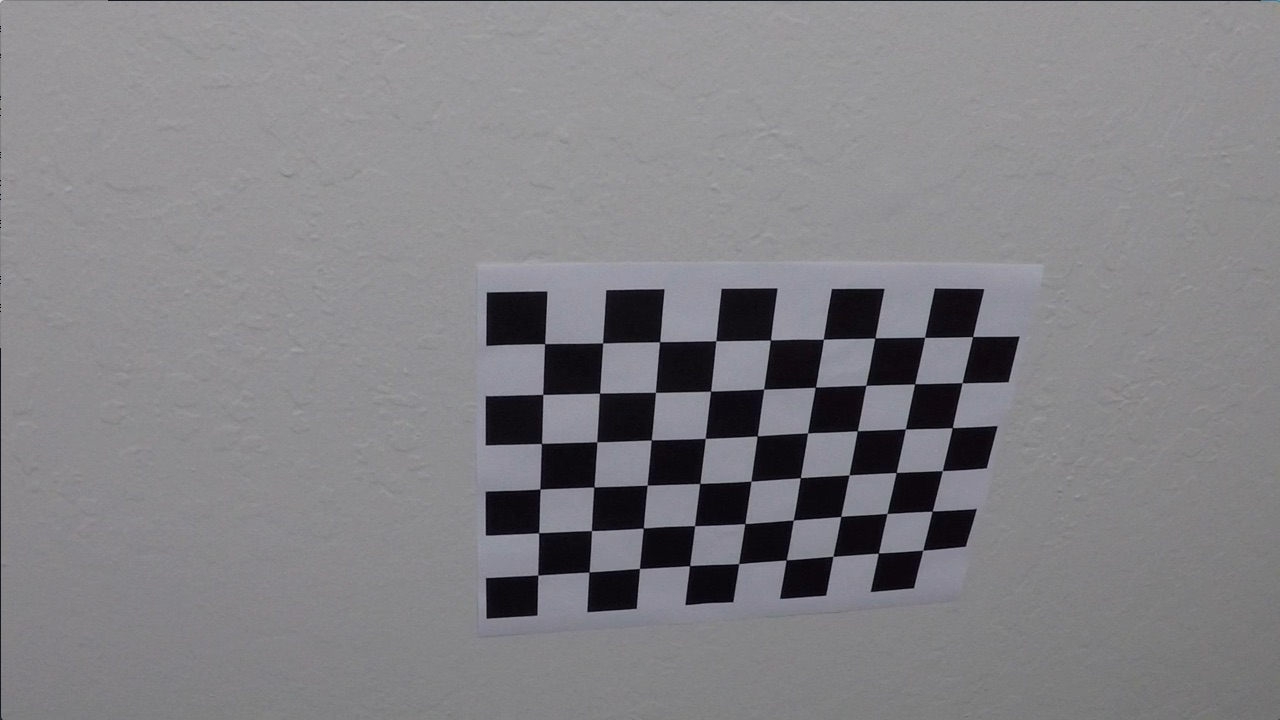
#> input picture camera_cal/calibration10.jpg, 1280 x 720 px; its folder holds only this picture in this run
$ jupyter execute --allow-errors AdvancedLaneFinder.ipynb   (shell and % lines are left out)   (older library calls are emulated)
#> lines starting #> are read from the running program, lines starting #| are printed output that depends on the picture; after the words box and inside, x2 and y2 are one past the last pixel; in counts of white or black regions, pixels touching at a corner belong together
[cell 1]
import cv2
import glob
import matplotlib.pyplot as plt
from matplotlib.patches import Polygon
import numpy as np

from moviepy.editor import VideoFileClip
from IPython.display import HTML

# There is code and comments used below taken from the lessons and exercises

# plotting function to display images taken from lesson

def plt_images(img_1, title_1, img_2, title_2, cmap='gray'):
    f, (ax1, ax2) = plt.subplots(1, 2, figsize=(20, 10))
    ax1.set_title(title_1, fontsize=16)
    ax1.imshow(img_1)
    ax2.set_title(title_2, fontsize=16)
    ax2.imshow(img_2, cmap='gray')

[cell 2]
def calibrate_camera(images, nx=9, ny=6):
    # Prepare object points, like (0,0,0), (1,0,0), (2,0,0) ....,(6,5,0)
#> called with nx = 9, ny = 6
    objp = np.zeros((nx * ny, 3), np.float32)
    objp[:,:2] = np.mgrid[0:nx, 0:ny].T.reshape(-1, 2)

    # Arrays to store object points and image points from all the images.
    objpoints = [] # 3d points in real world space
    imgpoints = [] # 2d points in image plane.

    # Step through the list and search for chessboard corners
    img = None
    for file in images:
        img = cv2.imread(file)
#> img is the input picture: shape (720, 1280, 3); mean B, G, R 133.1, 129.4, 130.2
        gray = cv2.cvtColor(img, cv2.COLOR_RGB2GRAY)

        # Find the chessboard corners
        ret, corners = cv2.findChessboardCorners(gray, (nx, ny), None)
#> ret = True; corners = 54 rows, first 8: [544.7, 343.6], [602.6, 342.9], [659.6, 341.7], [716, 340.7], [770.5, 340], [823.4, 339.2], [874.8, 338.1], [924.6, 337.3]

        # If found, add object points, image points
        if ret == True:
            objpoints.append(objp)
            imgpoints.append(corners)

    # Camera calibration, given object points, image points, and the shape of the grayscale image
    ret, mtx, dist, rvecs, tvecs = cv2.calibrateCamera(objpoints, imgpoints, gray.shape[::-1], None, None)
#> ret = 0.402; mtx = [[1215.1, 0, 674.3], [0, 1227, 357.1], [0, 0, 1]]; dist = [[-0.887, 13.5, -0.00382, -0.00756, -85.37]]; rvecs = ([0.506, -0.211, 0.0337],); tvecs = ([-2.2, -0.223, 20.53],)

    return ret, mtx, dist, rvecs, tvecs

# Make a list of calibration images
images = glob.glob('./camera_cal/calibration*.jpg')
ret, mtx, dist, rvecs, tvecs = calibrate_camera(images)
#> ret = 0.402; mtx = [[1215.1, 0, 674.3], [0, 1227, 357.1], [0, 0, 1]]; dist = [[-0.887, 13.5, -0.00382, -0.00756, -85.37]]; rvecs = ([0.506, -0.211, 0.0337],); tvecs = ([-2.2, -0.223, 20.53],)

[cell 3]
# Undistort a test image
img = cv2.imread('./camera_cal/calibration1.jpg')
#> (the rest of this cell did not finish here and is left out)

[cell 4]
# Load a test image, convert to RGB and undistort it
img = cv2.imread('./test_images/test4.jpg')
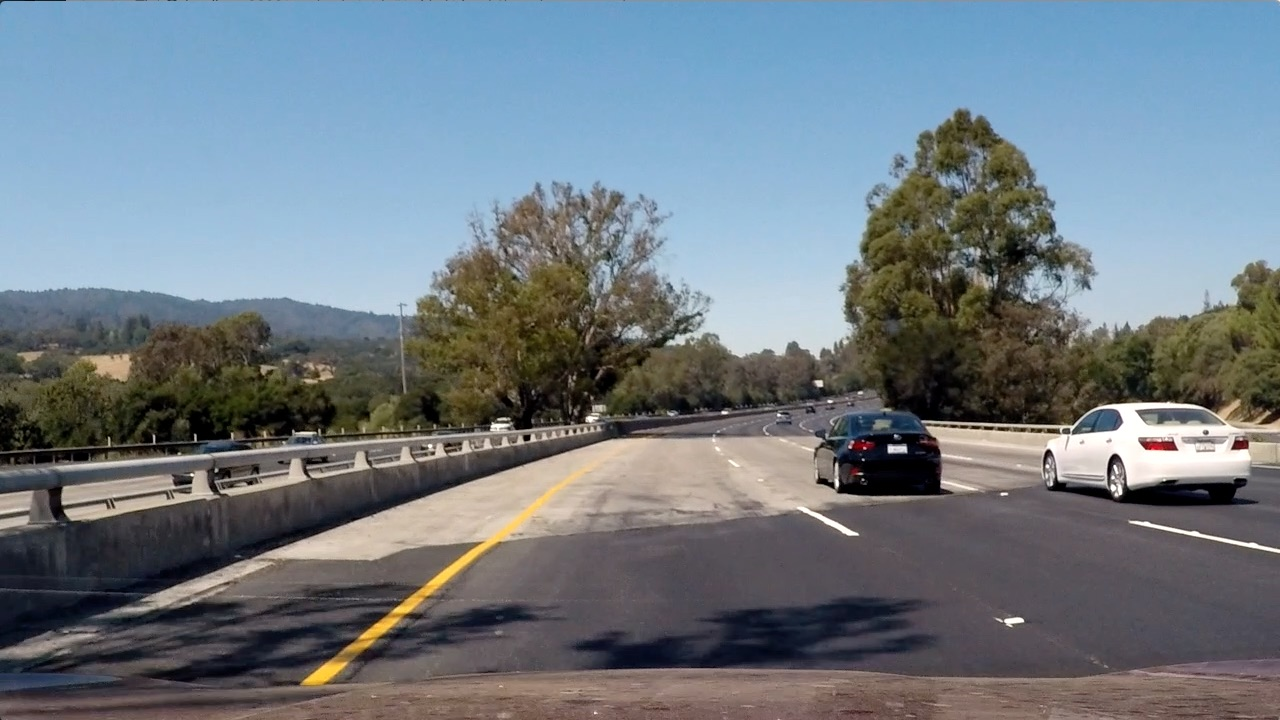
#> input picture test_images/test4.jpg, 1280 x 720 px
#> img is the input picture: shape (720, 1280, 3); mean B, G, R 130.9, 122.7, 112.2
img = cv2.cvtColor(img, cv2.COLOR_BGR2RGB)
img = cv2.undistort(img, mtx, dist, None, mtx)

[cell 5]
# Define a function that applies Sobel x or y,
# then takes an absolute value and applies a threshold.
def abs_sobel_thresh(img, orient='x', sobel_kernel=3, thresh=(0, 255)):
    # Convert to grayscale
    gray = cv2.cvtColor(img, cv2.COLOR_RGB2GRAY)

    # Apply x or y gradient with the OpenCV Sobel() function
    # and take the absolute value
    if orient == 'x':
        abs_sobel = np.absolute(cv2.Sobel(gray, cv2.CV_64F, 1, 0, sobel_kernel))
    elif orient == 'y':
        abs_sobel = np.absolute(cv2.Sobel(gray, cv2.CV_64F, 0, 1, sobel_kernel))

    # Rescale back to 8 bit integer
    scaled_sobel = np.uint8(255*abs_sobel/np.max(abs_sobel))

    # Create a copy and apply the threshold
    binary_output = np.zeros_like(scaled_sobel)

    # Here I'm using inclusive (>=, <=) thresholds, but exclusive is ok too
    binary_output[(scaled_sobel >= thresh[0]) & (scaled_sobel <= thresh[1])] = 1

    return binary_output

[cell 6]
# Define a function that applies Sobel x and y,
# then computes the magnitude of the gradient
# and applies a threshold

def mag_thresh(img, sobel_kernel=3, thresh=(0, 255)):
    # Convert to grayscale
#> called with sobel_kernel = 15, thresh = (70, 100)
    gray = cv2.cvtColor(img, cv2.COLOR_RGB2GRAY)
    # Take both Sobel x and y gradients
    sobelx = cv2.Sobel(gray, cv2.CV_64F, 1, 0, ksize=sobel_kernel)
    sobely = cv2.Sobel(gray, cv2.CV_64F, 0, 1, ksize=sobel_kernel)
    # Calculate the gradient magnitude
    gradmag = np.sqrt(sobelx**2 + sobely**2)
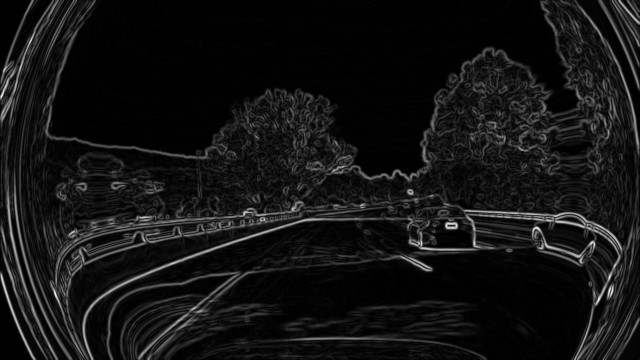
#> gradmag: shape (720, 1280) float64 (shown at 1/2 size); min 0, max 5.93e+09, mean 457910450.1; drawn with min black and max white
    # Rescale to 8 bit
    scale_factor = np.max(gradmag)/255
#> scale_factor = 23245002.9
    gradmag = (gradmag/scale_factor).astype(np.uint8)
    # Create a binary image of ones where threshold is met, zeros otherwise
    binary_output = np.zeros_like(gradmag)
    binary_output[(gradmag >= thresh[0]) & (gradmag <= thresh[1])] = 1

    # Return the binary image
    return binary_output

mag_binary = mag_thresh(img, sobel_kernel=15, thresh=(70, 100))
#> mag_binary: shape (720, 1280); values 0 (black) and 1 (white), 3.6% white in thin lines or dots

[cell 7]
# Define a function that applies Sobel x and y,
# then computes the direction of the gradient
# and applies a threshold.

def dir_threshold(img, sobel_kernel=7, thresh=(0, np.pi/2)):
    # Grayscale
#> called with sobel_kernel = 17, thresh = (0.7, 1.3)
    gray = cv2.cvtColor(img, cv2.COLOR_RGB2GRAY)

    # Calculate the x and y gradients
    sobelx = cv2.Sobel(gray, cv2.CV_64F, 1, 0, ksize=sobel_kernel)
    sobely = cv2.Sobel(gray, cv2.CV_64F, 0, 1, ksize=sobel_kernel)

    # Take the absolute value of the gradient direction,
    # apply a threshold, and create a binary image result
    absgraddir = np.arctan2(np.absolute(sobely), np.absolute(sobelx))
    binary_output =  np.zeros_like(absgraddir)
    binary_output[(absgraddir >= thresh[0]) & (absgraddir <= thresh[1])] = 1

    # Return the binary image
    return binary_output

dir_binary = dir_threshold(img, sobel_kernel=17, thresh=(0.7, 1.3))
#> dir_binary: shape (720, 1280) float64; values 0 (black) and 1 (white), 35.9% white; 6789 white regions (5565 under 20 px), largest, box (x1, y1, x2, y2) and area: (109, 396, 1184, 719) 74699, (94, 1, 575, 322) 27511, (872, 1, 1164, 268) 17320

[cell 8]
def hls_select(img, thresh=(170, 255)):
    # HLS
#> called with thresh = (170, 255)
    hls = cv2.cvtColor(img, cv2.COLOR_RGB2HLS)
#> hls: shape (720, 1280, 3); mean of channels 0, 1, 2 72.3, 114.3, 65.7

    # S Channel has proven to be very robust
    s_channel = hls[:,:,2]

    binary_output = np.zeros_like(s_channel)
    binary_output[(s_channel >= thresh[0]) & (s_channel <= thresh[1])] = 1

    # Return the binary image
    return binary_output

col_binary = hls_select(img, thresh=(170, 255))
#> col_binary: shape (720, 1280); values 0 (black) and 1 (white), 2.2% white; 1599 white regions (1452 under 20 px), largest, box (x1, y1, x2, y2) and area: (842, 454, 948, 499) 1766, (412, 469, 588, 603) 1571, (281, 603, 415, 720) 1425

[cell 9]
# Run the functions
gradx = abs_sobel_thresh(img, orient='x', sobel_kernel=13, thresh=(30, 100))
#> gradx: shape (720, 1280); values 0 (black) and 1 (white), 6.8% white in thin lines or dots
grady = abs_sobel_thresh(img, orient='y', sobel_kernel=13, thresh=(30, 100))
#> grady: shape (720, 1280); values 0 (black) and 1 (white), 7.3% white in thin lines or dots

[cell 10]
# combine the thresholds
def combineThresh(gradx, grady, mag_binary, dir_binary, col_binary, ksize=13):
    combined = np.zeros_like(dir_binary)
    combined[((gradx == 1) & (grady == 1)) | ((mag_binary == 1) & (dir_binary == 1)) | (col_binary == 1)] = 1
    return combined
combined = combineThresh(gradx, grady, mag_binary, dir_binary, col_binary, ksize=13)
#> combined: shape (720, 1280) float64; values 0 (black) and 1 (white), 5% white in thin lines or dots
cv2.imwrite('combinedthresh.png', combined)
plt_images(img, 'Original', combined, 'Combo Thresh')
#> (the call stopped at in plt_images, `f, (ax1, ax2) = plt.subplots(1, 2, figsize=(20, 10))`: IPython is not available in this run)

[cell 11]
# source of region
# destination of warp

src = np.float32([[280,  700], [595,  460], [725,  460], [1125, 700]])
dst = np.float32([[250,  720],[250,0],[1065,0],[1065, 720]])

[cell 12]
def corners_unwarp(img):
    img_size = (img.shape[1], img.shape[0])

    # Given src and dst points, calculate the perspective transform matrix

    M = cv2.getPerspectiveTransform(src, dst)

    # Compute the inverse perspective transform
    Minv = cv2.getPerspectiveTransform(dst, src)

    # Warp the image using OpenCV warpPerspective()

    warped = cv2.warpPerspective(img, M, img_size, flags=cv2.INTER_LINEAR)
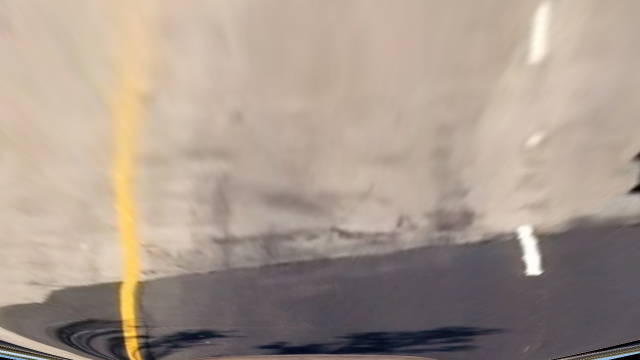
#> warped: shape (720, 1280, 3) (shown at 1/2 size); mean R, G, B 168.4, 153.4, 141.4

    return warped, M, Minv
warped_img, _ , Minv  = corners_unwarp(img)
#> Minv = [[0.16, -0.767, 555.1], [1.54e-16, -0.489, 460], [4.5e-19, -0.00118, 1]]
combo_warp = corners_unwarp(combined)[0]
#> in corners_unwarp (call 2), `warped = cv2.warpPerspective(img, M, img_size, flags=cv2.INTER_LINEAR)`:
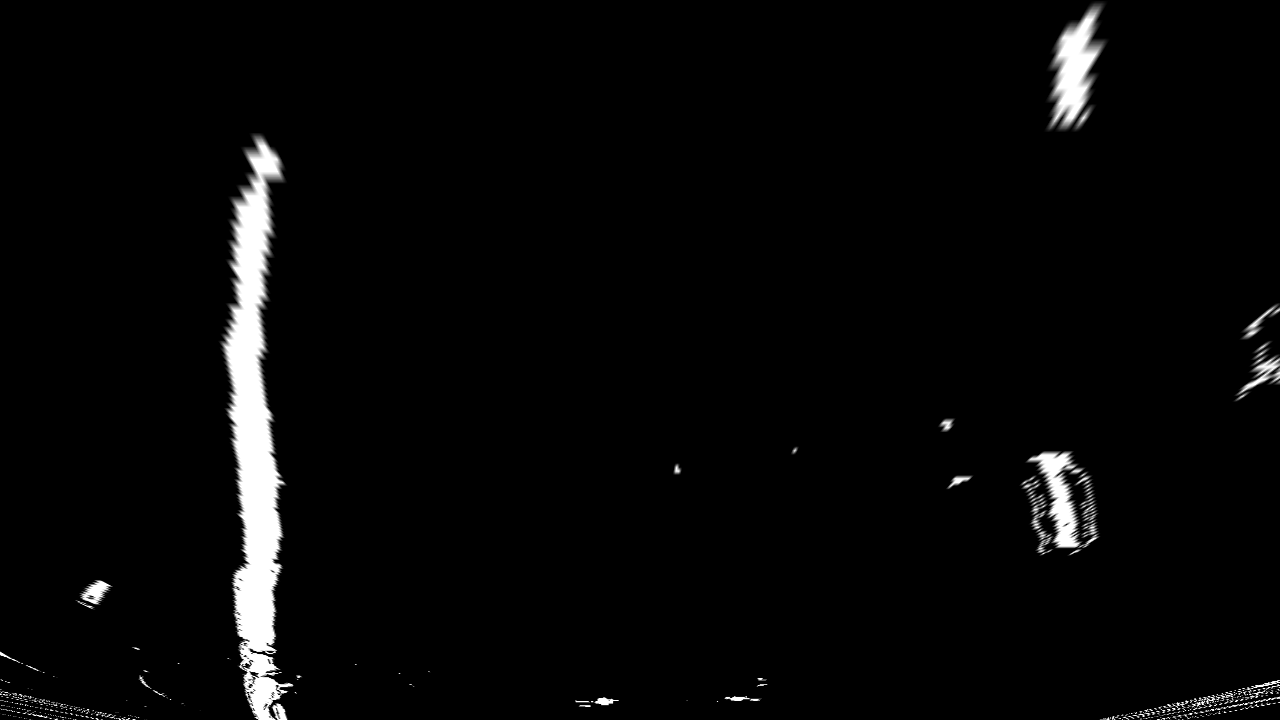
#> warped: shape (720, 1280) float64; min 0, max 1, mean 0.0299
plt_images(img, 'Src', warped_img, 'Warped')
#> (the call stopped at in plt_images, `f, (ax1, ax2) = plt.subplots(1, 2, figsize=(20, 10))`: IPython is not available in this run)

[cell 13]
def detect_lines(img):
    # create histogram data off of the bottom half because lane lines are most likely to be vertical
    histogram = np.sum(img[img.shape[0]//2:, :], axis=0)
#> histogram = 1280 values, max 353.8 at index 258, min 0 at index 172, mean 13.86

    # find the base of the left and right lines
    midpoint = np.int(histogram.shape[0]//2)
    leftx_base = np.argmax(histogram[:midpoint])
#> leftx_base = 258
    rightx_base = np.argmax(histogram[midpoint:]) + midpoint
#> rightx_base = 1060

    # Number of windows
    nwindows = 9

    # Set height of windows
    window_height = np.int(img.shape[0]//nwindows)

    # Identify the x and y positions of all nonzero i.e. activated pixels in the image
    nonzero = img.nonzero()
#> nonzero = 39572 positions, rows 1 to 719, columns 0 to 1279
    nonzerox = np.array(nonzero[1])
    nonzeroy = np.array(nonzero[0])


    # Current positions to be updated later for each window
    leftx_current = leftx_base
#> leftx_current = 258
    rightx_current = rightx_base
#> rightx_current = 1060

    # Set the width of the windows +/- margin
    margin = 100

    # Set minimum number of pixels found to recenter window
    minpix = 50

    # Create empty lists to receive left and right lane pixel indices
    left_lane_inds = []
    right_lane_inds = []

    # Step through the windows one by one
    for window in range(nwindows):
        # Identify window boundaries in x and y (and right and left)
        win_y_low = img.shape[0] - (window + 1)*window_height
        win_y_high = img.shape[0] - window*window_height
        win_xleft_low = leftx_current - margin
        win_xleft_high = leftx_current + margin
        win_xright_low = rightx_current - margin
        win_xright_high = rightx_current + margin

        # Identify the nonzero pixels in x and y within the window
        good_left_inds = ((nonzeroy >= win_y_low) & (nonzeroy < win_y_high) &
                          (nonzerox >= win_xleft_low) &  (nonzerox < win_xleft_high)).nonzero()[0]
        good_right_inds = ((nonzeroy >= win_y_low) & (nonzeroy < win_y_high) &
                           (nonzerox >= win_xright_low) &  (nonzerox < win_xright_high)).nonzero()[0]
        # Append these indices to the lists
        left_lane_inds.append(good_left_inds)
        right_lane_inds.append(good_right_inds)

        # If you found > minpix pixels, recenter next window on their mean position
        if len(good_left_inds) > minpix:
            leftx_current = np.int(np.mean(nonzerox[good_left_inds]))
        if len(good_right_inds) > minpix:
            rightx_current = np.int(np.mean(nonzerox[good_right_inds]))
#> this loop made 9 passes
#> (win_xleft_low, win_xleft_high, win_xright_low, win_xright_high, leftx_current, rightx_current) on passes 1, 3, 4, 8: (158, 358, 960, 1160, 260, 1135), (155, 355, 1035, 1235, 260, 1065), (160, 360, 965, 1165, 252, 1054), (156, 356, 954, 1154, 259, 1069)
#> after the loop, left_lane_inds = 9 items; right_lane_inds = 9 items

    # Concatenate the arrays of indices
    left_lane_inds = np.concatenate(left_lane_inds)
    right_lane_inds = np.concatenate(right_lane_inds)
#> right_lane_inds = 10230 values, max 39553 at index 240, min 0 at index 7173, mean 13804

    # Extract left and right line pixel positions
    leftx = nonzerox[left_lane_inds]
    lefty = nonzeroy[left_lane_inds]
    rightx = nonzerox[right_lane_inds]
#> rightx = 10230 values, max 1159 at index 2, min 965 at index 4728, mean 1070.4
    righty = nonzeroy[right_lane_inds]
#> righty = 10230 values, max 719 at index 206, min 1 at index 7173, mean 286.2

    # Fit a second order polynomial to each
    left_fit = np.polyfit(lefty, leftx, 2)
#> left_fit = [0.000129, -0.0957, 268.2]
    right_fit = np.polyfit(righty, rightx, 2)
#> right_fit = [0.000515, -0.321, 1094]

    ploty = np.linspace(0, img.shape[0] - 1, img.shape[0])
    left_fitx = left_fit[0]*ploty**2 + left_fit[1]*ploty + left_fit[2]
#> left_fitx = 720 values, max 268.2 at index 0, min 250.4 at index 372, mean 256
    right_fitx = right_fit[0]*ploty**2 + right_fit[1]*ploty + right_fit[2]
#> right_fitx = 720 values, max 1129.1 at index 719, min 1043.9 at index 312, mean 1067.2

    return (left_fit, right_fit), (left_fitx, ploty), (right_fitx, ploty)

lines, left_points, right_points = detect_lines(combo_warp)
#> lines = ([0.000129, -0.0957, 268.2], [0.000515, -0.321, 1094])

[cell 14]
def search_around_poly(img, line_e=None):
    margin = 100

    if line_e is None:
        return detect_lines(img)

    left_fit = line_e[0]
#> left_fit = [0.000129, -0.0957, 268.2]
    right_fit = line_e[1]
#> right_fit = [0.000515, -0.321, 1094]

    # grab acitvated pixels
    nonzero = img.nonzero()
#> nonzero = 39572 positions, rows 1 to 719, columns 0 to 1279
    nonzeroy = np.array(nonzero[0])
    nonzerox = np.array(nonzero[1])


    # Set the area of search on x values
    left_lane_inds = ((nonzerox > (left_fit[0]*(nonzeroy**2) + left_fit[1]*nonzeroy +
    left_fit[2] - margin)) & (nonzerox < (left_fit[0]*(nonzeroy**2) +
    left_fit[1]*nonzeroy + left_fit[2] + margin)))

    right_lane_inds = ((nonzerox > (right_fit[0]*(nonzeroy**2) + right_fit[1]*nonzeroy +
    right_fit[2] - margin)) & (nonzerox < (right_fit[0]*(nonzeroy**2) +
    right_fit[1]*nonzeroy + right_fit[2] + margin)))

    # Again, extract left and right line pixel positions
    leftx = nonzerox[left_lane_inds]
    lefty = nonzeroy[left_lane_inds]
    rightx = nonzerox[right_lane_inds]
#> rightx = 11327 values, max 1226 at index 10996, min 950 at index 5238, mean 1075.5
    righty = nonzeroy[right_lane_inds]
#> righty = 11327 values from 1 to 719

    # Fit a second order polynomial to each
    left_fit = np.polyfit(lefty, leftx, 2)
#> left_fit = [0.000134, -0.0995, 268.8]
    right_fit = np.polyfit(righty, rightx, 2)
#> right_fit = [0.000878, -0.532, 1105.9]

    ## Generate x and y values for plotting
    ploty = np.linspace(0, img.shape[0] - 1, img.shape[0] )
    left_fitx = left_fit[0]*ploty**2 + left_fit[1]*ploty + left_fit[2]
#> left_fitx = 720 values, max 268.8 at index 0, min 250.3 at index 371, mean 256.1
    right_fitx = right_fit[0]*ploty**2 + right_fit[1]*ploty + right_fit[2]
#> right_fitx = 720 values, max 1177.3 at index 719, min 1025.3 at index 303, mean 1066

    return (left_fit, right_fit), (left_fitx, ploty), (right_fitx, ploty)

lines, left_points, right_points = search_around_poly(combo_warp, lines)
#> lines = ([0.000134, -0.0995, 268.8], [0.000878, -0.532, 1105.9])

[cell 15]
def measure_curvature_real (leftx, rightx, img_shape, xm_per_pix=3.7/800, ym_per_pix = 25/720):
    # Start by generating our fake example data
    # Make sure to feed in your real data instead in your project!
    # generate some fake data
#> called with leftx = array of shape (720,), rightx = array of shape (720,), img_shape = (720, 1280, 3), xm_per_pix = 0.00463, ym_per_pix = 0.0347
    ploty = np.linspace(0, img_shape[0] - 1, img_shape[0])

    leftx = leftx[::-1]  # Reverse to match top-to-bottom in y
#> leftx = 720 values, max 268.8 at index 719, min 250.3 at index 348, mean 256.1
    rightx = rightx[::-1]  # Reverse to match top-to-bottom in y
#> rightx = 720 values, max 1177.3 at index 0, min 1025.3 at index 416, mean 1066

    # Fit a second order polynomial to pixel positions in each fake lane line
    left_fit = np.polyfit(ploty, leftx, 2)
#> left_fit = [0.000134, -0.0931, 266.5]
    left_fitx = left_fit[0]*ploty**2 + left_fit[1]*ploty + left_fit[2]
#> left_fitx has the same summary as leftx
    right_fit = np.polyfit(ploty, rightx, 2)
#> right_fit = [0.000878, -0.731, 1177.3]
    right_fitx = right_fit[0]*ploty**2 + right_fit[1]*ploty + right_fit[2]
#> right_fitx has the same summary as rightx

    # Define conversions in x and y from pixels space to meters
    ym_per_pix = 25/720 # meters per pixel in y dimension
    xm_per_pix = 3.7/800 # meters per pixel in x dimension

    # Define y-value where we want radius of curvature
    # We'll choose the maximum y-value, corresponding to the bottom of the image
    y_eval = np.max(ploty)
    left_fit_cr = np.polyfit(ploty*ym_per_pix, leftx*xm_per_pix, 2)
#> left_fit_cr = [0.000514, -0.0124, 1.23]
    right_fit_cr = np.polyfit(ploty*ym_per_pix, rightx*xm_per_pix, 2)
#> right_fit_cr = [0.00337, -0.0973, 5.44]

     # Calculation of R_curve (radius of curvature)
    left_curverad = ((1 + (2*left_fit_cr[0]*y_eval*ym_per_pix + left_fit_cr[1])**2)**1.5) / np.absolute(2*left_fit_cr[0])
#> left_curverad = 973.2
    right_curverad = ((1 + (2*right_fit_cr[0]*y_eval*ym_per_pix + right_fit_cr[1])**2)**1.5) / np.absolute(2*right_fit_cr[0])
#> right_curverad = 149.6

    # Now our radius of curvature is in meters
    return (left_curverad, right_curverad)
curvRes = measure_curvature_real(leftx=left_points[0], rightx=right_points[0], img_shape = img.shape)
#> curvRes = (973.2, 149.6)

[cell 16]
def carPos(leftx, rightx, img_shape, xm_per_pix=3.7/800):
    # middle of image
#> called with leftx = array of shape (720,), rightx = array of shape (720,), img_shape = (720, 1280, 3), xm_per_pix = 0.00463
    mid_imgx = img_shape[1]//2

    # left/right checker
    balance = (leftx[-1] + rightx[-1])/2
#> balance = 721.9

    # horizontal distance
    horiz = (mid_imgx - balance) * xm_per_pix
#> horiz = -0.379

    return horiz
horiz = carPos(leftx=left_points[0], rightx=right_points[0], img_shape=img.shape)
#> horiz = -0.379
